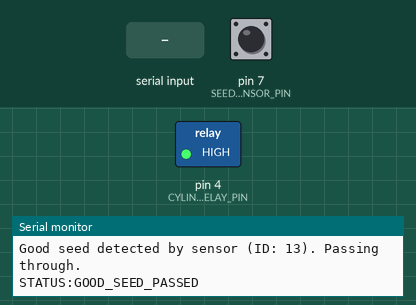
Recording of a sketch running on a simulated Arduino Uno, built with avr-gcc and run on an emulated ATmega328P. Shown: switched loads named in the sketch (green lamp = pin HIGH), the last lines printed to the serial monitor. Inputs (shaded band) come from the test bench; at power-on: pin 7 (SEED_SENSOR_PIN) HIGH.

Above: at 2.3 s.
2.4 s: "A" received over Serial
At 4.5 s:
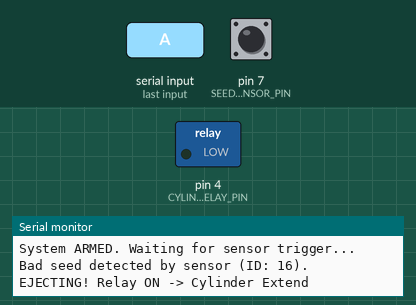
5.4 s: "1" received over Serial
8.4 s: "0" received over Serial
11.4 s: pin 7 (SEED_SENSOR_PIN) pulsed LOW 5 times (0.12 s each, 0.3 s apart)
15.9 s: pin 7 (SEED_SENSOR_PIN) pulsed LOW 2 times (0.12 s each, 0.3 s apart)
Timing chart, 0 to 18.9 s (numbered marks = the images above; inputs shaded):
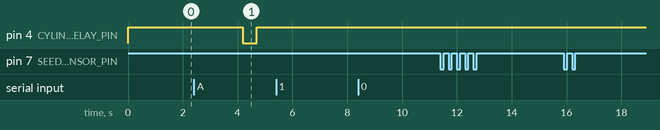

The sketch:

coffee_sorter_controller.ino
```cpp
// Enhanced Coffee Sorter - Arduino Controller
// ระบบคัดแยกเมล็ดกาแฟด้วย AI Vision + Pneumatic Cylinder

// --- การตั้งค่าฮาร์ดแวร์ (Hardware Configuration) ---
const int CYLINDER_RELAY_PIN = 4;     // รีเลย์ที่ควบคุมกระบอกสูบ
const int SEED_SENSOR_PIN = 7;        // เซ็นเซอร์ตรวจจับเมล็ด (IR/Photoelectric)

// --- การตั้งค่าเวลาและ Timing (Timing Configuration) ---
const unsigned long SENSOR_DEBOUNCE_MS = 30;           // ป้องกันการสั่นของเซ็นเซอร์
const unsigned long CYLINDER_EXTEND_DURATION_MS = 500;  // เวลาที่กระบอกสูบยืด
const unsigned long CYLINDER_RETRACT_DURATION_MS = 250; // เวลาที่กระบอกสูบหด
const unsigned long ARM_TIMEOUT_MS = 2000;             // เวลาที่ระบบรอหลังจาก ARM
const unsigned long COMMAND_TIMEOUT_MS = 100;          // เวลาที่รอคำสั่งจาก Serial

// --- ตัวแปรสถานะระบบ (System State Variables) ---
bool isArmedForEjection = false;      // สถานะการเตรียมพร้อมยิง
bool systemReady = true;              // สถานะความพร้อมของระบบ
unsigned long lastSensorTriggerTime = 0;
unsigned long armCommandTime = 0;
unsigned long lastStatusTime = 0;

// --- ตัวแปรสถิติ (Statistics Variables) ---
unsigned long totalSeedsDetected = 0;
unsigned long goodSeedsCount = 0;
unsigned long badSeedsEjected = 0;
unsigned long missedEjections = 0;    // เมล็ดที่ควรยิงแต่พลาด

// --- ฟังก์ชันควบคุมกระบอกสูบ (Cylinder Control) ---
void actuateCylinder() {
  if (!systemReady) {
    Serial.println("ERROR: System not ready for ejection");
    return;
  }

  systemReady = false;
  Serial.println("EJECTING! Relay ON -> Cylinder Extend");

  // ยืดกระบอกสูบ
  digitalWrite(CYLINDER_RELAY_PIN, LOW);  // เปิดรีเลย์
  delay(CYLINDER_EXTEND_DURATION_MS);

  // หดกระบอกสูบ
  Serial.println("RETRACTING! Relay OFF -> Cylinder Retract");
  digitalWrite(CYLINDER_RELAY_PIN, HIGH); // ปิดรีเลย์
  delay(CYLINDER_RETRACT_DURATION_MS);

  badSeedsEjected++;
  systemReady = true;

  // ส่งสถานะกลับไป Python
  Serial.println("STATUS:BAD_SEED_EJECTED");
  Serial.print("STATS: Good=");
  Serial.print(goodSeedsCount);
  Serial.print(" Bad=");
  Serial.print(badSeedsEjected);
  Serial.print(" Total=");
  Serial.println(totalSeedsDetected);
}

// --- ฟังก์ชัน Watchdog สำหรับ ARM timeout ---
void checkArmTimeout() {
  if (isArmedForEjection && (millis() - armCommandTime > ARM_TIMEOUT_MS)) {
    Serial.println("WARNING: ARM timeout - system disarmed");
    isArmedForEjection = false;
    missedEjections++;
  }
}

// --- ฟังก์ชันแสดงสถานะระบบ ---
void printSystemStatus() {
  Serial.println("=== SYSTEM STATUS ===");
  Serial.print("Armed: ");
  Serial.println(isArmedForEjection ? "YES" : "NO");
  Serial.print("Ready: ");
  Serial.println(systemReady ? "YES" : "NO");
  Serial.print("Total Seeds: ");
  Serial.println(totalSeedsDetected);
  Serial.print("Good Seeds: ");
  Serial.println(goodSeedsCount);
  Serial.print("Bad Seeds Ejected: ");
  Serial.println(badSeedsEjected);
  Serial.print("Missed Ejections: ");
  Serial.println(missedEjections);
  Serial.println("====================");
}

// --- Setup Function ---
void setup() {
  // ตั้งค่า GPIO pins
  pinMode(CYLINDER_RELAY_PIN, OUTPUT);
  pinMode(SEED_SENSOR_PIN, INPUT_PULLUP);

  // เริ่มต้นสถานะ
  digitalWrite(CYLINDER_RELAY_PIN, HIGH);  // รีเลย์ปิด (กระบอกสูบหด)

  // เริ่มต้น Serial Communication
  Serial.begin(9600);
  delay(1000);

  // ข้อความเริ่มต้น
  Serial.println("========================================");
  Serial.println("Enhanced Coffee Sorter - Arduino Ready");
  Serial.println("Version: 2.0 | Arming Mode with Feedback");
  Serial.println("========================================");
  Serial.println("System is DISARMED and READY.");

  lastStatusTime = millis();
}

// --- Main Loop ---
void loop() {
  unsigned long currentTime = millis();

  // === ส่วนที่ 1: จัดการคำสั่งจาก Python/Serial ===
  if (Serial.available() > 0) {
    char command = Serial.read();

    switch (command) {
      case 'A':  // ARM command
        if (systemReady) {
          isArmedForEjection = true;
          armCommandTime = currentTime;
          Serial.println("System ARMED. Waiting for sensor trigger...");
        } else {
          Serial.println("ERROR: System not ready for ARM command");
        }
        break;

      default:
        Serial.print("Unknown command: ");
        Serial.println(command);
        break;
    }
  }

  // === ส่วนที่ 2: ตรวจสอบ ARM timeout ===
  checkArmTimeout();

  // === ส่วนที่ 3: ตรวจสอบเซ็นเซอร์และทำการคัดออก ===
  int sensorState = digitalRead(SEED_SENSOR_PIN);

  // ตรวจสอบเงื่อนไข: เซ็นเซอร์ทำงาน
  if (sensorState == HIGH && (currentTime - lastSensorTriggerTime > SENSOR_DEBOUNCE_MS)) {
    lastSensorTriggerTime = currentTime;
    totalSeedsDetected++;

    // ตรรกะการตัดสินใจ
    if (isArmedForEjection) {
      // นี่คือเมล็ดเสีย -> ยิงออก
      Serial.print("Bad seed detected by sensor (ID: ");
      Serial.print(totalSeedsDetected);
      Serial.print("). ");

      delay(1700);
      actuateCylinder();

      // ยกเลิกการเตรียมพร้อมทันที
      isArmedForEjection = false;
      Serial.println("System DISARMED automatically.");

    } else {
      // นี่คือเมล็ดดี -> ปล่อยผ่าน
      goodSeedsCount++;
      Serial.print("Good seed detected by sensor (ID: ");
      Serial.print(totalSeedsDetected);
      Serial.println("). Passing through.");

      // ส่งสถานะกลับไป Python
      Serial.println("STATUS:GOOD_SEED_PASSED");
    }
  }

  // === ส่วนที่ 4: ส่งสถานะระบบเป็นระยะ ===
  if (currentTime - lastStatusTime > 30000) {  // ทุก 30 วินาที
    Serial.print("Heartbeat - Armed: ");
    Serial.print(isArmedForEjection ? "YES" : "NO");
    Serial.print(" | Ready: ");
    Serial.print(systemReady ? "YES" : "NO");
    Serial.print(" | Total: ");
    Serial.println(totalSeedsDetected);
    lastStatusTime = currentTime;
  }

  // ดีเลย์เล็กน้อยเพื่อป้องกันการใช้ CPU สูง
  delay(10);
}
```

Measured:
- after the input at 2.4 s, pin 4 (CYLINDER_RELAY_PIN): HIGH → LOW after 1.8 s, → HIGH 0.50 s later
